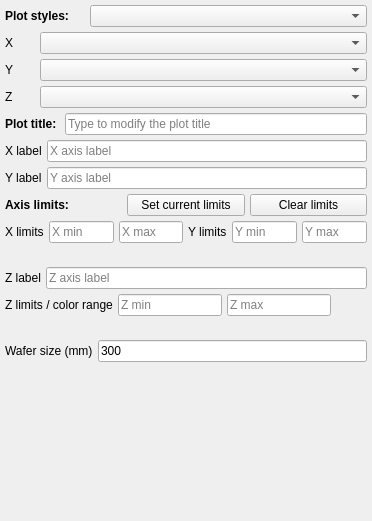
                 <widget class="QWidget" name="scrollAreaWidgetContents">
                  <property name="geometry">
                   <rect>
                    <x>0</x>
                    <y>0</y>
                    <width>372</width>
                    <height>521</height>
                   </rect>
                  </property>
                  <layout class="QVBoxLayout" name="verticalLayout_3">
                   <property name="spacing">
                    <number>5</number>
                   </property>
                   <property name="leftMargin">
                    <number>5</number>
                   </property>
                   <property name="topMargin">
                    <number>5</number>
                   </property>
                   <property name="rightMargin">
                    <number>5</number>
                   </property>
                   <property name="bottomMargin">
                    <number>5</number>
                   </property>
                   <item>
                    <layout class="QHBoxLayout" name="horizontalLayout_115">
                     <item>
                      <widget class="QLabel" name="label_96">
                       <property name="minimumSize">
                        <size>
                         <width>80</width>
                         <height>0</height>
                        </size>
                       </property>
                       <property name="maximumSize">
                        <size>
                         <width>80</width>
                         <height>16777215</height>
                        </size>
                       </property>
                       <property name="font">
                        <font>
                         <weight>75</weight>
                         <bold>true</bold>
                        </font>
                       </property>
                       <property name="text">
                        <string>Plot styles:</string>
                       </property>
                      </widget>
                     </item>
                     <item>
                      <widget class="QComboBox" name="cbb_plotstyle"/>
                     </item>
                    </layout>
                   </item>
                   <item>
                    <layout class="QHBoxLayout" name="horizontalLayout_71">
                     <item>
                      <widget class="QLabel" name="label_82">
                       <property name="minimumSize">
                        <size>
                         <width>30</width>
                         <height>0</height>
                        </size>
                       </property>
                       <property name="maximumSize">
                        <size>
                         <width>30</width>
                         <height>16777215</height>
                        </size>
                       </property>
                       <property name="text">
                        <string>X</string>
                       </property>
                      </widget>
                     </item>
                     <item>
                      <widget class="QComboBox" name="cbb_x_2"/>
                     </item>
                    </layout>
                   </item>
                   <item>
                    <layout class="QHBoxLayout" name="horizontalLayout_88">
                     <item>
                      <widget class="QLabel" name="label_84">
                       <property name="minimumSize">
                        <size>
                         <width>30</width>
                         <height>0</height>
                        </size>
                       </property>
                       <property name="maximumSize">
                        <size>
                         <width>30</width>
                         <height>16777215</height>
                        </size>
                       </property>
                       <property name="text">
                        <string>Y</string>
                       </property>
                      </widget>
                     </item>
                     <item>
                      <widget class="QComboBox" name="cbb_y_2"/>
                     </item>
                    </layout>
                   </item>
                   <item>
                    <layout class="QHBoxLayout" name="horizontalLayout_89">
                     <item>
                      <widget class="QLabel" name="label_85">
                       <property name="minimumSize">
                        <size>
                         <width>30</width>
                         <height>0</height>
                        </size>
                       </property>
                       <property name="maximumSize">
                        <size>
                         <width>30</width>
                         <height>16777215</height>
                        </size>
                       </property>
                       <property name="text">
                        <string>Z</string>
                       </property>
                      </widget>
                     </item>
                     <item>
                      <widget class="QComboBox" name="cbb_z_2"/>
                     </item>
                    </layout>
                   </item>
                   <item>
                    <layout class="QHBoxLayout" name="horizontalLayout_107">
                     <item>
                      <widget class="QLabel" name="label_91">
                       <property name="font">
                        <font>
                         <weight>75</weight>
                         <bold>true</bold>
                        </font>
                       </property>
                       <property name="text">
                        <string>Plot title: </string>
                       </property>
                      </widget>
                     </item>
                     <item>
                      <widget class="QLineEdit" name="lbl_plot_title">
                       <property name="placeholderText">
                        <string>Type to modify the plot title</string>
                       </property>
                      </widget>
                     </item>
                    </layout>
                   </item>
                   <item>
                    <layout class="QHBoxLayout" name="horizontalLayout_91">
                     <item>
                      <widget class="QLabel" name="label_86">
                       <property name="text">
                        <string>X label</string>
                       </property>
                      </widget>
                     </item>
                     <item>
                      <widget class="QLineEdit" name="lbl_xlabel">
                       <property name="placeholderText">
                        <string>X axis label</string>
                       </property>
                      </widget>
                     </item>
                    </layout>
                   </item>
                   <item>
                    <layout class="QHBoxLayout" name="horizontalLayout_92">
                     <item>
                      <widget class="QLabel" name="label_87">
                       <property name="text">
                        <string>Y label</string>
                       </property>
                      </widget>
                     </item>
                     <item>
                      <widget class="QLineEdit" name="lbl_ylabel">
                       <property name="placeholderText">
                        <string>Y axis label</string>
                       </property>
                      </widget>
                     </item>
                    </layout>
                   </item>
                   <item>
                    <layout class="QHBoxLayout" name="horizontalLayout_19">
                     <item>
                      <widget class="QLabel" name="label_97">
                       <property name="font">
                        <font>
                         <weight>75</weight>
                         <bold>true</bold>
                        </font>
                       </property>
                       <property name="text">
                        <string>Axis limits:</string>
                       </property>
                      </widget>
                     </item>
                     <item>
                      <widget class="QPushButton" name="btn_get_limits">
                       <property name="text">
                        <string>Set current limits</string>
                       </property>
                      </widget>
                     </item>
                     <item>
                      <widget class="QPushButton" name="btn_clear_limits">
                       <property name="text">
                        <string>Clear limits</string>
                       </property>
                      </widget>
                     </item>
                    </layout>
                   </item>
                   <item>
                    <layout class="QHBoxLayout" name="horizontalLayout_102">
                     <item>
                      <widget class="QLabel" name="label_89">
                       <property name="text">
                        <string>X limits</string>
                       </property>
                      </widget>
                     </item>
                     <item>
                      <widget class="QLineEdit" name="xmin_2">
                       <property name="placeholderText">
                        <string>X min</string>
                       </property>
                      </widget>
                     </item>
                     <item>
                      <widget class="QLineEdit" name="xmax_2">
                       <property name="placeholderText">
                        <string>X max</string>
                       </property>
                      </widget>
                     </item>
                     <item>
                      <widget class="QLabel" name="label_90">
                       <property name="text">
                        <string>Y limits</string>
                       </property>
                      </widget>
                     </item>
                     <item>
                      <widget class="QLineEdit" name="ymin_2">
                       <property name="placeholderText">
                        <string>Y min</string>
                       </property>
                      </widget>
                     </item>
                     <item>
                      <widget class="QLineEdit" name="ymax_2">
                       <property name="placeholderText">
                        <string>Y max</string>
                       </property>
                      </widget>
                     </item>
                    </layout>
                   </item>
                   <item>
                    <widget class="QLabel" name="label_2">
                     <property name="text">
                      <string/>
                     </property>
                    </widget>
                   </item>
                   <item>
                    <layout class="QHBoxLayout" name="horizontalLayout_93">
                     <item>
                      <widget class="QLabel" name="label_88">
                       <property name="text">
                        <string>Z label</string>
                       </property>
                      </widget>
                     </item>
                     <item>
                      <widget class="QLineEdit" name="lbl_zlabel">
                       <property name="placeholderText">
                        <string>Z axis label</string>
                       </property>
                      </widget>
                     </item>
                    </layout>
                   </item>
                   <item>
                    <layout class="QHBoxLayout" name="horizontalLayout_113">
                     <item>
                      <widget class="QLabel" name="label_94">
                       <property name="text">
                        <string>Z limits / color range</string>
                       </property>
                      </widget>
                     </item>
                     <item>
                      <widget class="QLineEdit" name="zmin_2">
                       <property name="placeholderText">
                        <string>Z min</string>
                       </property>
                      </widget>
                     </item>
                     <item>
                      <widget class="QLineEdit" name="zmax_2">
                       <property name="placeholderText">
                        <string>Z max</string>
                       </property>
                      </widget>
                     </item>
                     <item>
                      <spacer name="horizontalSpacer_43">
                       <property name="orientation">
                        <enum>Qt::Horizontal</enum>
                       </property>
                       <property name="sizeHint" stdset="0">
                        <size>
                         <width>40</width>
                         <height>20</height>
                        </size>
                       </property>
                      </spacer>
                     </item>
                    </layout>
                   </item>
                   <item>
                    <widget class="QLabel" name="label_3">
                     <property name="text">
                      <string/>
                     </property>
                    </widget>
                   </item>
                   <item>
                    <layout class="QHBoxLayout" name="horizontalLayout_124">
                     <item>
                      <widget class="QLabel" name="label_98">
                       <property name="text">
                        <string>Wafer size (mm)</string>
                       </property>
                      </widget>
                     </item>
                     <item>
                      <widget class="QLineEdit" name="lbl_wafersize">
                       <property name="text">
                        <string>300</string>
                       </property>
                      </widget>
                     </item>
                    </layout>
                   </item>
                   <item>
                    <layout class="QGridLayout" name="layout_slotselector"/>
                   </item>
                   <item>
                    <spacer name="verticalSpacer_8">
                     <property name="orientation">
                      <enum>Qt::Vertical</enum>
                     </property>
                     <property name="sizeHint" stdset="0">
                      <size>
                       <width>20</width>
                       <height>40</height>
                      </size>
                     </property>
                    </spacer>
                   </item>
                  </layout>
                 </widget>
